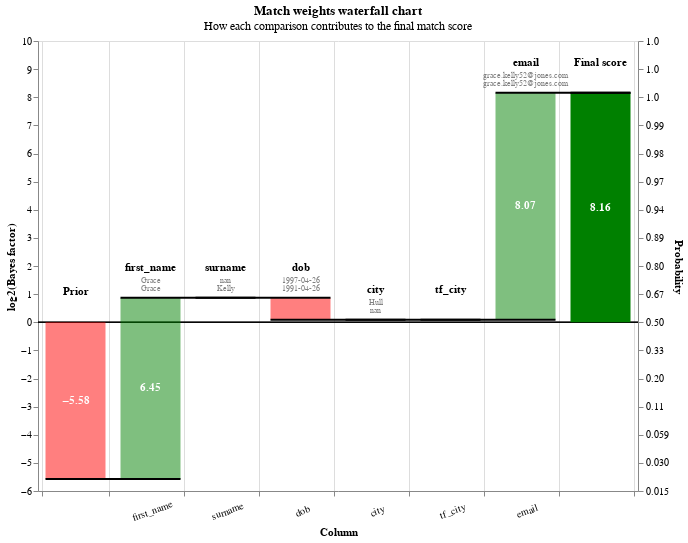

The code cell stored with this chart in its notebook:
### Markdown cell above
You can also view rows in this dataset as a waterfall chart as follows:

### Code cell
from splink.charts import waterfall_chart
records_to_plot = df_predictions.as_pandas_dataframe().head(5).to_dict(orient="records")
waterfall_chart(records_to_plot, linker.settings_obj, filter_nulls=False)

### Figure 1 — Vega-Lite specification as saved in the notebook (floating-point values rounded to 4 significant figures)
{"$schema": "https://vega.github.io/schema/vega-lite/v5.2.0.json", "height": 450, "resolve": {"axis": {"y": "independent"}}, "width": {"step": 75}, "data": {"values": [{"column_name": "Prior", "label_for_charts": "Starting match weight (prior)", "sql_condition": null, "log2_bayes_factor": -5.577, "bayes_factor": 0.02095, "comparison_vector_value": null, "m_probability": null, "u_probability": null, "bayes_factor_description": null, "value_l": "", "value_r": "", "term_frequency_adjustment": null, "bar_sort_order": 0, "record_number": 0}, {"column_name": "first_name", "label_for_charts": "exact_match", "sql_condition": "first_name_l = first_name_r", "log2_bayes_factor": 6.447, "bayes_factor": 87.22, "comparison_vector_value": 2, "m_probability": 0.5053, "u_probability": 0.005794, "bayes_factor_description": "If comparison level is `exact_match` then comparison is 87.22 times more likely to be a match", "value_l": "Grace", "value_r": "Grace", "term_frequency_adjustment": false, "bar_sort_order": 1, "record_number": 0}, {"column_name": "surname", "label_for_charts": "Null", "sql_condition": "surname_l IS NULL OR surname_r IS NULL", "log2_bayes_factor": 0.0, "bayes_factor": 1.0, "comparison_vector_value": -1, "m_probability": null, "u_probability": null, "bayes_factor_description": "If comparison level is `null` then comparison is 1.00 times more likely to be a match", "value_l": "nan", "value_r": "Kelly", "term_frequency_adjustment": false, "bar_sort_order": 2, "record_number": 0}, {"column_name": "dob", "label_for_charts": "All other comparisons", "sql_condition": "ELSE", "log2_bayes_factor": -0.7817, "bayes_factor": 0.5817, "comparison_vector_value": 0, "m_probability": 0.5807, "u_probability": 0.9983, "bayes_factor_description": "If comparison level is `all other comparisons` then comparison is  1.72 times less likely to be a match", "value_l": "1997-04-26", "value_r": "1991-04-26", "term_frequency_adjustment": false, "bar_sort_order": 3, "record_number": 0}, {"column_name": "city", "label_for_charts": "Null", "sql_condition": "city_l IS NULL OR city_r IS NULL", "log2_bayes_factor": 0.0, "bayes_factor": 1.0, "comparison_vector_value": -1, "m_probability": null, "u_probability": null, "bayes_factor_description": "If comparison level is `null` then comparison is 1.00 times more likely to be a match", "value_l": "Hull", "value_r": "nan", "term_frequency_adjustment": false, "bar_sort_order": 4, "record_number": 0}, {"column_name": "tf_city", "label_for_charts": "Null", "sql_condition": "city_l IS NULL OR city_r IS NULL", "log2_bayes_factor": 0.0, "bayes_factor": 1.0, "comparison_vector_value": -1, "m_probability": null, "u_probability": null, "bayes_factor_description": "If comparison level is `null` then comparison is 1.00 times more likely to be a match", "value_l": "", "value_r": "", "term_frequency_adjustment": true, "bar_sort_order": 5, "record_number": 0}, {"column_name": "email", "label_for_charts": "exact_match", "sql_condition": "email_l = email_r", "log2_bayes_factor": 8.068, "bayes_factor": 268.4, "comparison_vector_value": 1, "m_probability": 0.5889, "u_probability": 0.002194, "bayes_factor_description": "If comparison level is `exact_match` then comparison is 268.45 times more likely to be a match", "value_l": "grace.kelly52@jones.com", "value_r": "grace.kelly52@jones.com", "term_frequency_adjustment": false, "bar_sort_order": 6, "record_number": 0}, {"column_name": "Final score", "label_for_charts": "Final score", "sql_condition": null, "log2_bayes_factor": 8.157, "bayes_factor": 285.4, "comparison_vector_value": null, "m_probability": null, "u_probability": null, "bayes_factor_description": null, "value_l": "", "value_r": "", "term_frequency_adjustment": null, "bar_sort_order": 7, "record_number": 0}, {"column_name": "Prior", "label_for_charts": "Starting match weight (prior)", "sql_condition": null, "log2_bayes_factor": -5.577, "bayes_factor": 0.02095, "comparison_vector_value": null, "m_probability": null, "u_probability": null, "bayes_factor_description": null, "value_l": "", "value_r": "", "term_frequency_adjustment": null, "bar_sort_order": 0, "record_number": 1}, {"column_name": "first_name", "label_for_charts": "exact_match", "sql_condition": "first_name_l = first_name_r", "log2_bayes_factor": 6.447, "bayes_factor": 87.22, "comparison_vector_value": 2, "m_probability": 0.5053, "u_probability": 0.005794, "bayes_factor_description": "If comparison level is `exact_match` then comparison is 87.22 times more likely to be a match", "value_l": "Evie", "value_r": "Evie", "term_frequency_adjustment": false, "bar_sort_order": 1, "record_number": 1}, {"column_name": "surname", "label_for_charts": "All other comparisons", "sql_condition": "ELSE", "log2_bayes_factor": -0.8673, "bayes_factor": 0.5482, "comparison_vector_value": 0, "m_probability": 0.5455, "u_probability": 0.9951, "bayes_factor_description": "If comparison level is `all other comparisons` then comparison is  1.82 times less likely to be a match", "value_l": "Dean", "value_r": "Jones", "term_frequency_adjustment": false, "bar_sort_order": 2, "record_number": 1}, {"column_name": "dob", "label_for_charts": "All other comparisons", "sql_condition": "ELSE", "log2_bayes_factor": -0.7817, "bayes_factor": 0.5817, "comparison_vector_value": 0, "m_probability": 0.5807, "u_probability": 0.9983, "bayes_factor_description": "If comparison level is `all other comparisons` then comparison is  1.72 times less likely to be a match", "value_l": "2015-03-03", "value_r": "2002-07-22", "term_frequency_adjustment": false, "bar_sort_order": 3, "record_number": 1}, {"column_name": "city", "label_for_charts": "Null", "sql_condition": "city_l IS NULL OR city_r IS NULL", "log2_bayes_factor": 0.0, "bayes_factor": 1.0, "comparison_vector_value": -1, "m_probability": null, "u_probability": null, "bayes_factor_description": "If comparison level is `null` then comparison is 1.00 times more likely to be a match", "value_l": "Pootsmruth", "value_r": "nan", "term_frequency_adjustment": false, "bar_sort_order": 4, "record_number": 1}, {"column_name": "tf_city", "label_for_charts": "Null", "sql_condition": "city_l IS NULL OR city_r IS NULL", "log2_bayes_factor": 0.0, "bayes_factor": 1.0, "comparison_vector_value": -1, "m_probability": null, "u_probability": null, "bayes_factor_description": "If comparison level is `null` then comparison is 1.00 times more likely to be a match", "value_l": "", "value_r": "", "term_frequency_adjustment": true, "bar_sort_order": 5, "record_number": 1}, {"column_name": "email", "label_for_charts": "All other comparisons", "sql_condition": "ELSE", "log2_bayes_factor": -1.279, "bayes_factor": 0.412, "comparison_vector_value": 0, "m_probability": 0.4111, "u_probability": 0.9978, "bayes_factor_description": "If comparison level is `all other comparisons` then comparison is  2.43 times less likely to be a match", "value_l": "evihd56@earris-bailey.net", "value_r": "eviejones@brewer-sparks.org", "term_frequency_adjustment": false, "bar_sort_order": 6, "record_number": 1}, {"column_name": "Final score", "label_for_charts": "Final score", "sql_condition": null, "log2_bayes_factor": -2.059, "bayes_factor": 0.2401, "comparison_vector_value": null, "m_probability": null, "u_probability": null, "bayes_factor_description": null, "value_l": "", "value_r": "", "term_frequency_adjustment": null, "bar_sort_order": 7, "record_number": 1}, {"column_name": "Prior", "label_for_charts": "Starting match weight (prior)", "sql_condition": null, "log2_bayes_factor": -5.577, "bayes_factor": 0.02095, "comparison_vector_value": null, "m_probability": null, "u_probability": null, "bayes_factor_description": null, "value_l": "", "value_r": "", "term_frequency_adjustment": null, "bar_sort_order": 0, "record_number": 2}, {"column_name": "first_name", "label_for_charts": "exact_match", "sql_condition": "first_name_l = first_name_r", "log2_bayes_factor": 6.447, "bayes_factor": 87.22, "comparison_vector_value": 2, "m_probability": 0.5053, "u_probability": 0.005794, "bayes_factor_description": "If comparison level is `exact_match` then comparison is 87.22 times more likely to be a match", "value_l": "Oliver", "value_r": "Oliver", "term_frequency_adjustment": false, "bar_sort_order": 1, "record_number": 2}, {"column_name": "surname", "label_for_charts": "All other comparisons", "sql_condition": "ELSE", "log2_bayes_factor": -0.8673, "bayes_factor": 0.5482, "comparison_vector_value": 0, "m_probability": 0.5455, "u_probability": 0.9951, "bayes_factor_description": "If comparison level is `all other comparisons` then comparison is  1.82 times less likely to be a match", "value_l": "Griffiths", "value_r": "Bird", "term_frequency_adjustment": false, "bar_sort_order": 2, "record_number": 2}, {"column_name": "dob", "label_for_charts": "All other comparisons", "sql_condition": "ELSE", "log2_bayes_factor": -0.7817, "bayes_factor": 0.5817, "comparison_vector_value": 0, "m_probability": 0.5807, "u_probability": 0.9983, "bayes_factor_description": "If comparison level is `all other comparisons` then comparison is  1.72 times less likely to be a match", "value_l": "1991-10-26", "value_r": "2000-02-27", "term_frequency_adjustment": false, "bar_sort_order": 3, "record_number": 2}, {"column_name": "city", "label_for_charts": "Null", "sql_condition": "city_l IS NULL OR city_r IS NULL", "log2_bayes_factor": 0.0, "bayes_factor": 1.0, "comparison_vector_value": -1, "m_probability": null, "u_probability": null, "bayes_factor_description": "If comparison level is `null` then comparison is 1.00 times more likely to be a match", "value_l": "Lunton", "value_r": "nan", "term_frequency_adjustment": false, "bar_sort_order": 4, "record_number": 2}, {"column_name": "tf_city", "label_for_charts": "Null", "sql_condition": "city_l IS NULL OR city_r IS NULL", "log2_bayes_factor": 0.0, "bayes_factor": 1.0, "comparison_vector_value": -1, "m_probability": null, "u_probability": null, "bayes_factor_description": "If comparison level is `null` then comparison is 1.00 times more likely to be a match", "value_l": "", "value_r": "", "term_frequency_adjustment": true, "bar_sort_order": 5, "record_number": 2}, {"column_name": "email", "label_for_charts": "All other comparisons", "sql_condition": "ELSE", "log2_bayes_factor": -1.279, "bayes_factor": 0.412, "comparison_vector_value": 0, "m_probability": 0.4111, "u_probability": 0.9978, "bayes_factor_description": "If comparison level is `all other comparisons` then comparison is  2.43 times less likely to be a match", "value_l": "o.griffiths90@reyes-coleman.com", "value_r": "oliver.b@smith.net", "term_frequency_adjustment": false, "bar_sort_order": 6, "record_number": 2}, {"column_name": "Final score", "label_for_charts": "Final score", "sql_condition": null, "log2_bayes_factor": -2.059, "bayes_factor": 0.2401, "comparison_vector_value": null, "m_probability": null, "u_probability": null, "bayes_factor_description": null, "value_l": "", "value_r": "", "term_frequency_adjustment": null, "bar_sort_order": 7, "record_number": 2}, {"column_name": "Prior", "label_for_charts": "Starting match weight (prior)", "sql_condition": null, "log2_bayes_factor": -5.577, "bayes_factor": 0.02095, "comparison_vector_value": null, "m_probability": null, "u_probability": null, "bayes_factor_description": null, "value_l": "", "value_r": "", "term_frequency_adjustment": null, "bar_sort_order": 0, "record_number": 3}, {"column_name": "first_name", "label_for_charts": "exact_match", "sql_condition": "first_name_l = first_name_r", "log2_bayes_factor": 6.447, "bayes_factor": 87.22, "comparison_vector_value": 2, "m_probability": 0.5053, "u_probability": 0.005794, "bayes_factor_description": "If comparison level is `exact_match` then comparison is 87.22 times more likely to be a match", "value_l": "Caleb", "value_r": "Caleb", "term_frequency_adjustment": false, "bar_sort_order": 1, "record_number": 3}, {"column_name": "surname", "label_for_charts": "All other comparisons", "sql_condition": "ELSE", "log2_bayes_factor": -0.8673, "bayes_factor": 0.5482, "comparison_vector_value": 0, "m_probability": 0.5455, "u_probability": 0.9951, "bayes_factor_description": "If comparison level is `all other comparisons` then comparison is  1.82 times less likely to be a match", "value_l": "Rwoe", "value_r": "Scott", "term_frequency_adjustment": false, "bar_sort_order": 2, "record_number": 3}, {"column_name": "dob", "label_for_charts": "All other comparisons", "sql_condition": "ELSE", "log2_bayes_factor": -0.7817, "bayes_factor": 0.5817, "comparison_vector_value": 0, "m_probability": 0.5807, "u_probability": 0.9983, "bayes_factor_description": "If comparison level is `all other comparisons` then comparison is  1.72 times less likely to be a match", "value_l": "1992-11-20", "value_r": "2000-12-10", "term_frequency_adjustment": false, "bar_sort_order": 3, "record_number": 3}, {"column_name": "city", "label_for_charts": "Null", "sql_condition": "city_l IS NULL OR city_r IS NULL", "log2_bayes_factor": 0.0, "bayes_factor": 1.0, "comparison_vector_value": -1, "m_probability": null, "u_probability": null, "bayes_factor_description": "If comparison level is `null` then comparison is 1.00 times more likely to be a match", "value_l": "Liverpool", "value_r": "nan", "term_frequency_adjustment": false, "bar_sort_order": 4, "record_number": 3}, {"column_name": "tf_city", "label_for_charts": "Null", "sql_condition": "city_l IS NULL OR city_r IS NULL", "log2_bayes_factor": 0.0, "bayes_factor": 1.0, "comparison_vector_value": -1, "m_probability": null, "u_probability": null, "bayes_factor_description": "If comparison level is `null` then comparison is 1.00 times more likely to be a match", "value_l": "", "value_r": "", "term_frequency_adjustment": true, "bar_sort_order": 5, "record_number": 3}, {"column_name": "email", "label_for_charts": "Null", "sql_condition": "email_l IS NULL OR email_r IS NULL", "log2_bayes_factor": 0.0, "bayes_factor": 1.0, "comparison_vector_value": -1, "m_probability": null, "u_probability": null, "bayes_factor_description": "If comparison level is `null` then comparison is 1.00 times more likely to be a match", "value_l": "nan", "value_r": "c.scott@brooks.com", "term_frequency_adjustment": false, "bar_sort_order": 6, "record_number": 3}, {"column_name": "Final score", "label_for_charts": "Final score", "sql_condition": null, "log2_bayes_factor": -0.7792, "bayes_factor": 0.5827, "comparison_vector_value": null, "m_probability": null, "u_probability": null, "bayes_factor_description": null, "value_l": "", "value_r": "", "term_frequency_adjustment": null, "bar_sort_order": 7, "record_number": 3}, {"column_name": "Prior", "label_for_charts": "Starting match weight (prior)", "sql_condition": null, "log2_bayes_factor": -5.577, "bayes_factor": 0.02095, "comparison_vector_value": null, "m_probability": null, "u_probability": null, "bayes_factor_description": null, "value_l": "", "value_r": "", "term_frequency_adjustment": null, "bar_sort_order": 0, "record_number": 4}, {"column_name": "first_name", "label_for_charts": "exact_match", "sql_condition": "first_name_l = first_name_r", "log2_bayes_factor": 6.447, "bayes_factor": 87.22, "comparison_vector_value": 2, "m_probability": 0.5053, "u_probability": 0.005794, "bayes_factor_description": "If comparison level is `exact_match` then comparison is 87.22 times more likely to be a match", "value_l": "Darcy", "value_r": "Darcy", "term_frequency_adjustment": false, "bar_sort_order": 1, "record_number": 4}, {"column_name": "surname", "label_for_charts": "All other comparisons", "sql_condition": "ELSE", "log2_bayes_factor": -0.8673, "bayes_factor": 0.5482, "comparison_vector_value": 0, "m_probability": 0.5455, "u_probability": 0.9951, "bayes_factor_description": "If comparison level is `all other comparisons` then comparison is  1.82 times less likely to be a match", "value_l": "Bernass", "value_r": "Rhodes", "term_frequency_adjustment": false, "bar_sort_order": 2, "record_number": 4}, {"column_name": "dob", "label_for_charts": "All other comparisons", "sql_condition": "ELSE", "log2_bayes_factor": -0.7817, "bayes_factor": 0.5817, "comparison_vector_value": 0, "m_probability": 0.5807, "u_probability": 0.9983, "bayes_factor_description": "If comparison level is `all other comparisons` then comparison is  1.72 times less likely to be a match", "value_l": "1986-02-04", "value_r": "1979-01-14", "term_frequency_adjustment": false, "bar_sort_order": 3, "record_number": 4}, {"column_name": "city", "label_for_charts": "All other comparisons", "sql_condition": "ELSE", "log2_bayes_factor": -1.204, "bayes_factor": 0.4342, "comparison_vector_value": 0, "m_probability": 0.4103, "u_probability": 0.9449, "bayes_factor_description": "If comparison level is `all other comparisons` then comparison is  2.30 times less likely to be a match", "value_l": "Southampton", "value_r": "Birmingham", "term_frequency_adjustment": false, "bar_sort_order": 4, "record_number": 4}, {"column_name": "tf_city", "label_for_charts": "All other comparisons", "sql_condition": "ELSE", "log2_bayes_factor": 0.0, "bayes_factor": 1.0, "comparison_vector_value": 0, "m_probability": 0.4103, "u_probability": 0.9449, "bayes_factor_description": "If comparison level is `all other comparisons` then comparison is  2.30 times less likely to be a match", "value_l": "", "value_r": "", "term_frequency_adjustment": true, "bar_sort_order": 5, "record_number": 4}, {"column_name": "email", "label_for_charts": "All other comparisons", "sql_condition": "ELSE", "log2_bayes_factor": -1.279, "bayes_factor": 0.412, "comparison_vector_value": 0, "m_probability": 0.4111, "u_probability": 0.9978, "bayes_factor_description": "If comparison level is `all other comparisons` then comparison is  2.43 times less likely to be a match", "value_l": "darcy.b@silva.com", "value_r": "drhodes16@johnson-robinson.com", "term_frequency_adjustment": false, "bar_sort_order": 6, "record_number": 4}, {"column_name": "Final score", "label_for_charts": "Final score", "sql_condition": null, "log2_bayes_factor": -3.262, "bayes_factor": 0.1042, "comparison_vector_value": null, "m_probability": null, "u_probability": null, "bayes_factor_description": null, "value_l": "", "value_r": "", "term_frequency_adjustment": null, "bar_sort_order": 7, "record_number": 4}]}, "config": {"view": {"continuousWidth": 400, "continuousHeight": 300}}, "params": [{"name": "record_number", "value": 0, "bind": {"input": "range", "min": 0, "max": 4, "step": 1}, "description": "Filter by the interation number"}], "title": {"text": "Match weights waterfall chart", "subtitle": "How each comparison contributes to the final match score"}, "transform": [{"filter": "(datum.record_number == record_number)"}, {"window": [{"op": "sum", "field": "log2_bayes_factor", "as": "sum"}, {"op": "lead", "field": "column_name", "as": "lead"}], "frame": [null, 0]}, {"calculate": "datum.column_name === \"Final score\" ? datum.sum - datum.log2_bayes_factor : datum.sum", "as": "sum"}, {"calculate": "datum.lead === null ? datum.column_name : datum.lead", "as": "lead"}, {"calculate": "datum.column_name === \"Final score\" || datum.column_name === \"Prior match weight\" ? 0 : datum.sum - datum.log2_bayes_factor", "as": "previous_sum"}, {"calculate": "datum.sum > datum.previous_sum ? datum.column_name : \"\"", "as": "top_label"}, {"calculate": "datum.sum < datum.previous_sum ? datum.column_name : \"\"", "as": "bottom_label"}, {"calculate": "datum.sum > datum.previous_sum ? datum.sum : datum.previous_sum", "as": "sum_top"}, {"calculate": "datum.sum < datum.previous_sum ? datum.sum : datum.previous_sum", "as": "sum_bottom"}, {"calculate": "(datum.sum + datum.previous_sum) / 2", "as": "center"}, {"calculate": "(datum.log2_bayes_factor > 0 ? \"+\" : \"\") + datum.log2_bayes_factor", "as": "text_log2_bayes_factor"}, {"calculate": "datum.sum < datum.previous_sum ? 4 : -4", "as": "dy"}, {"calculate": "datum.sum < datum.previous_sum ? \"top\" : \"bottom\"", "as": "baseline"}, {"calculate": "1. / (1 + pow(2, -1.*datum.sum))", "as": "prob"}, {"calculate": "0*datum.sum", "as": "zero"}], "layer": [{"layer": [{"mark": "rule", "encoding": {"y": {"field": "zero", "type": "quantitative"}, "size": {"value": 0.5}, "color": {"value": "black"}}}, {"mark": {"type": "bar", "width": 60}, "encoding": {"color": {"condition": {"value": "red", "test": "(datum.log2_bayes_factor < 0)"}, "value": "green"}, "opacity": {"condition": {"value": 1, "test": "datum.column_name == 'Prior match weight' || datum.column_name == 'Final score'"}, "value": 0.5}, "tooltip": [{"type": "nominal", "field": "column_name", "title": "Comparison column"}, {"type": "nominal", "field": "value_l", "title": "Value (L)"}, {"type": "nominal", "field": "value_r", "title": "Value (R)"}, {"type": "ordinal", "field": "label_for_charts", "title": "Label"}, {"type": "nominal", "field": "sql_condition", "title": "SQL condition"}, {"type": "nominal", "field": "comparison_vector_value", "title": "Comparison vector value"}, {"type": "quantitative", "field": "bayes_factor", "title": "Bayes factor = m/u", "format": ",.4f"}, {"type": "quantitative", "field": "log2_bayes_factor", "title": "Match weight = log2(m/u)", "format": ",.4f"}, {"type": "quantitative", "field": "prob", "format": ".4f", "title": "Adjusted match score"}, {"type": "nominal", "field": "bayes_factor_description", "title": "Match weight description"}], "x": {"type": "nominal", "axis": {"labelExpr": "datum.value == 'Prior' || datum.value == 'Final score' ? '' : datum.value", "labelAngle": -20, "labelAlign": "center", "labelPadding": 10, "title": "Column", "grid": true, "tickBand": "extent"}, "field": "column_name", "sort": {"field": "bar_sort_order", "order": "ascending"}}, "y": {"type": "quantitative", "axis": {"grid": false, "orient": "left", "title": "log2(Bayes factor)"}, "field": "previous_sum"}, "y2": {"field": "sum"}}}, {"mark": {"type": "text", "fontWeight": "bold"}, "encoding": {"color": {"value": "white"}, "text": {"condition": {"type": "nominal", "field": "log2_bayes_factor", "format": ".2f", "test": "abs(datum.log2_bayes_factor) > 1"}, "value": ""}, "x": {"type": "nominal", "axis": {"labelAngle": 0, "title": "Column"}, "field": "column_name", "sort": {"field": "bar_sort_order", "order": "ascending"}}, "y": {"type": "quantitative", "axis": {"orient": "left"}, "field": "center"}}}, {"mark": {"type": "text", "baseline": "bottom", "dy": -25, "fontWeight": "bold"}, "encoding": {"color": {"value": "black"}, "text": {"type": "nominal", "field": "column_name"}, "x": {"type": "nominal", "axis": {"labelAngle": 0, "title": "Column"}, "field": "column_name", "sort": {"field": "bar_sort_order", "order": "ascending"}}, "y": {"type": "quantitative", "field": "sum_top"}}}, {"mark": {"type": "text", "baseline": "bottom", "fontSize": 8, "dy": -13}, "encoding": {"color": {"value": "grey"}, "text": {"type": "nominal", "field": "value_l"}, "x": {"type": "nominal", "axis": {"labelAngle": 0, "title": "Column"}, "field": "column_name", "sort": {"field": "bar_sort_order", "order": "ascending"}}, "y": {"type": "quantitative", "field": "sum_top"}}}, {"mark": {"type": "text", "baseline": "bottom", "fontSize": 8, "dy": -5}, "encoding": {"color": {"value": "grey"}, "text": {"type": "nominal", "field": "value_r"}, "x": {"type": "nominal", "axis": {"labelAngle": 0, "title": "Column"}, "field": "column_name", "sort": {"field": "bar_sort_order", "order": "ascending"}}, "y": {"type": "quantitative", "field": "sum_top"}}}]}, {"mark": {"type": "rule", "color": "black", "strokeWidth": 2, "x2Offset": 30, "xOffset": -30}, "encoding": {"x": {"type": "nominal", "axis": {"labelAngle": 0, "title": "Column"}, "field": "column_name", "sort": {"field": "bar_sort_order", "order": "ascending"}}, "x2": {"field": "lead"}, "y": {"type": "quantitative", "axis": {"labelExpr": "format(1 / (1 + pow(2, -1*datum.value)), '.2r')", "orient": "right", "title": "Probability"}, "field": "sum", "scale": {"zero": false}}}}]}
